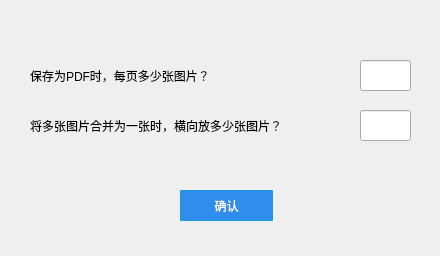
<?xml version="1.0" encoding="UTF-8"?>
<ui version="4.0">
 <class>menu_pdfconfDialog</class>
 <widget class="QDialog" name="menu_pdfconfDialog">
  <property name="geometry">
   <rect>
    <x>0</x>
    <y>0</y>
    <width>440</width>
    <height>256</height>
   </rect>
  </property>
  <property name="windowTitle">
   <string>Dialog</string>
  </property>
  <widget class="QLabel" name="label">
   <property name="geometry">
    <rect>
     <x>30</x>
     <y>65</y>
     <width>241</width>
     <height>21</height>
    </rect>
   </property>
   <property name="text">
    <string>保存为PDF时，每页多少张图片？</string>
   </property>
  </widget>
  <widget class="QLineEdit" name="lineEdit_num">
   <property name="geometry">
    <rect>
     <x>360</x>
     <y>60</y>
     <width>51</width>
     <height>31</height>
    </rect>
   </property>
  </widget>
  <widget class="QPushButton" name="pushButton_save">
   <property name="geometry">
    <rect>
     <x>180</x>
     <y>190</y>
     <width>93</width>
     <height>31</height>
    </rect>
   </property>
   <property name="styleSheet">
    <string notr="true">background-color:rgb(46,141,237);
color:#fff;
border:1px solid rgb(22,155,213);
border-radius:1px;
padding:5px 20px;</string>
   </property>
   <property name="text">
    <string>确认</string>
   </property>
  </widget>
  <widget class="QLabel" name="label_2">
   <property name="geometry">
    <rect>
     <x>30</x>
     <y>115</y>
     <width>321</width>
     <height>21</height>
    </rect>
   </property>
   <property name="text">
    <string>将多张图片合并为一张时，横向放多少张图片？</string>
   </property>
  </widget>
  <widget class="QLineEdit" name="lineEdit_mergeingnum">
   <property name="geometry">
    <rect>
     <x>360</x>
     <y>110</y>
     <width>51</width>
     <height>31</height>
    </rect>
   </property>
  </widget>
 </widget>
 <resources/>
 <connections/>
</ui>
